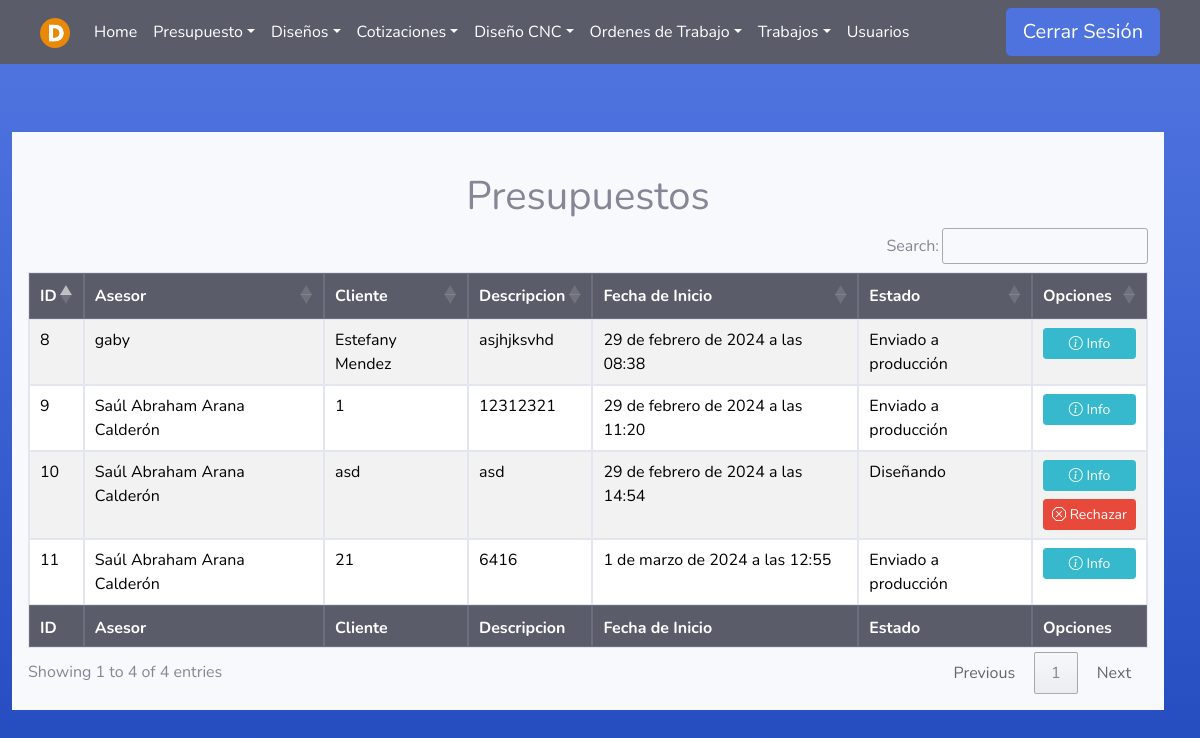
Page /Presupuesto/ (signed in) on the earlier database version.
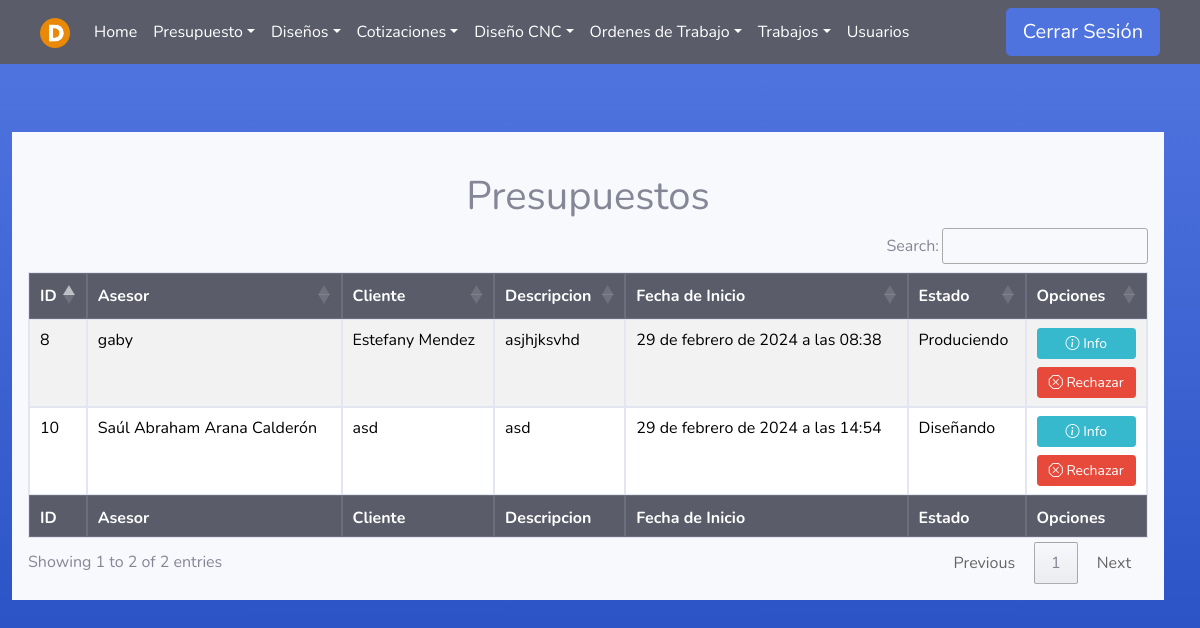
Same page on the later database version.
### Asesores/models.py (models this page shows)
class Presupuesto(models.Model):
    asesor = models.ForeignKey(User, on_delete=models.PROTECT, null=False, blank=False)
    fecha_inicio = models.DateTimeField(null=False, auto_now_add=True, blank=False)
    cliente = models.CharField(max_length=100, null=False, blank=False)
    descripcion = models.TextField(null=False, blank=False)
    estado=models.TextField(null=True, blank=True)
    fecha_fin = models.DateTimeField(null=True, blank=True)

### Asesores/views.py (the view)
# urls.py: path('', asesor_views.listadoP , name='Presupuesto'),
@login_required(login_url='index')
def listadoP(request):
    user = request.user
    if user.groups.filter(name='Asesor').exists():
        pres = Presupuesto.objects.filter(fecha_fin=None, asesor=user)
        return render(request, 'Asesor/listado_presupuesto.html', {'pres': pres})
    elif (user.groups.filter(name='Administrador').exists() or user.is_superuser):
        pres = Presupuesto.objects.filter(fecha_fin=None)
        return render(request, 'Asesor/listado_presupuesto.html', {'pres': pres})
    else:
        error = "No tienes permiso para acceder a esta página."
        return render(request, '404.html', {'error': error})

### Templates/Asesor/listado_presupuesto.html
{% extends 'tables.html' %}
{% block botones%}
<div class="text-center">
    <br>
    <h1>Presupuestos</h1>
</div>
{% endblock %}
{% load static %}
{% block head %}
<th>ID</th>
{% if user.is_superuser or user.groups.all.0.name == "Administrador" %}
<th>Asesor</th>
{% endif %}
<th>Cliente</th>
<th>Descripcion</th>
<th>Fecha de Inicio</th>
<th>Estado</th>
<th>Opciones</th>
{% endblock %}
{% block tbody %}
{% for p in pres %}
<tr>
    <td>{{ p.id }}</td>
    {% if user.is_superuser or user.groups.all.0.name == "Administrador" %}
        {% if p.asesor.first_name and p.asesor.last_name %}
            <td>{{ p.asesor.first_name}} {{ p.asesor.last_name}}</td>
        {% else %}
            <td>{{ p.asesor.username}}</td>
        {% endif %}
    {% endif %}
    <td>{{ p.cliente }}</td>
    <td>{{ p.descripcion }}</td>
    <td>{{ p.fecha_inicio }}</td>
    <td>{{ p.estado }}</td>
    <td>
        <div>
            <a class="btn btn-info btn-sm btn-block" href="/Presupuesto/Informacion/{{p.id}}"><i class="bi bi-info-circle"></i> Info</a>
            {% if p.estado != 'Enviado a producción' %}
                <a class="btn btn-danger btn-sm btn-block" href="/Presupuesto/Rechazar/{{p.id}}/1"> <i class="bi bi-x-octagon"></i> Rechazar</a>
            {% endif %}
        </div>
    </td>
</tr>
{% endfor %}
{% endblock %}
{% block footer %}
<th>ID</th>
{% if user.is_superuser or user.groups.all.0.name == "Administrador" %}
<th>Asesor</th>
{% endif %}
<th>Cliente</th>
<th>Descripcion</th>
<th>Fecha de Inicio</th>
<th>Estado</th>
<th>Opciones</th>
{% endblock %}

Differences in the rows shown:
no longer on this page (row edited): Presupuesto: id "9", asesor.first_name "Saúl Abraham", asesor.last_name "Arana Calderón", cliente "1", descripcion "12312321", fecha_inicio "29 de febrero de 2024 a las 11:20", estado "Enviado a producción"
no longer on this page (row edited): Presupuesto: id "11", asesor.first_name "Saúl Abraham", asesor.last_name "Arana Calderón", cliente "21", descripcion "6416", fecha_inicio "1 de marzo de 2024 a las 12:55", estado "Enviado a producción"
changed Presupuesto "Estefany Mendez": estado "Enviado a producción" → "Produciendo"; now shows "Rechazar"
Other differences:
text written by a page script: "Search: Showing 1 to 4 of 4 entries Previous 1 Next" → "Search: Showing 1 to 2 of 2 entries Previous 1 Next"
